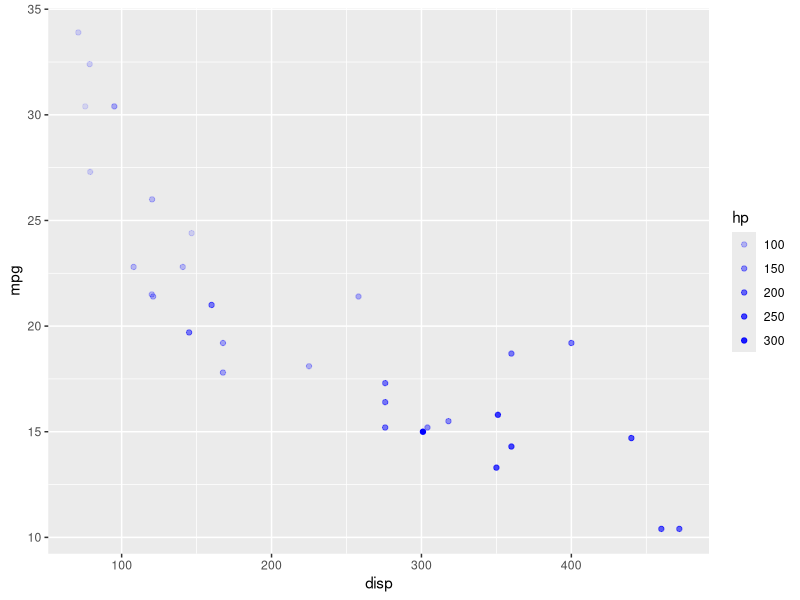
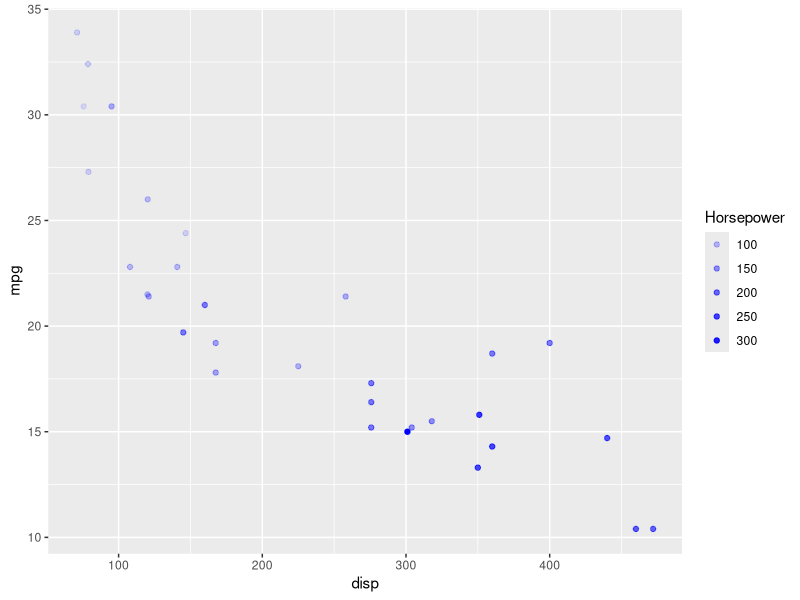
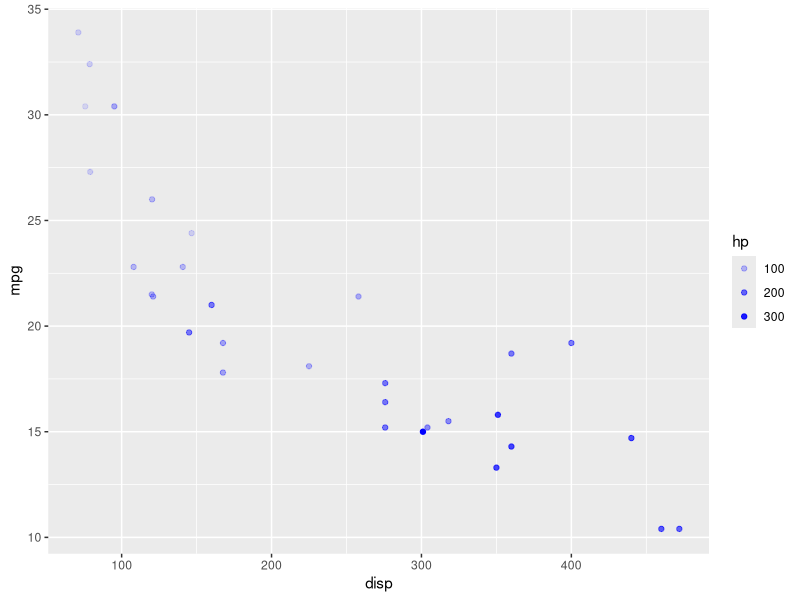
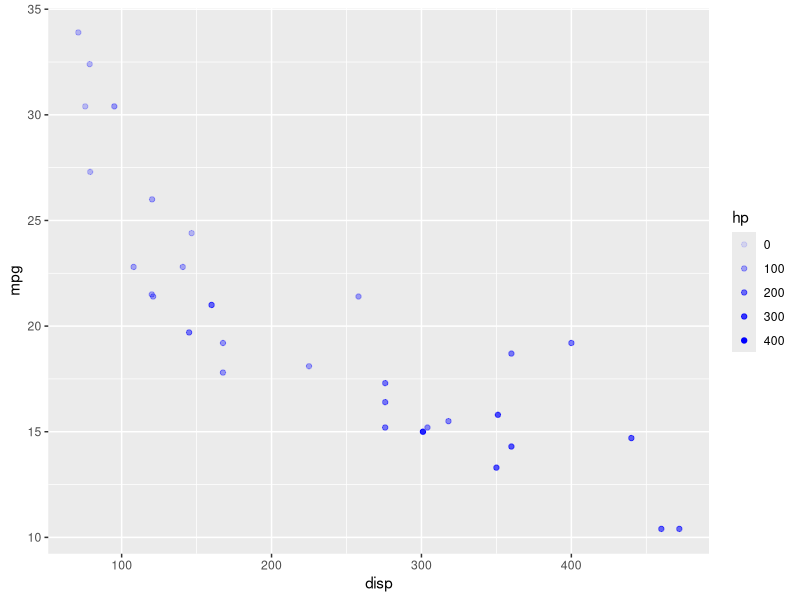
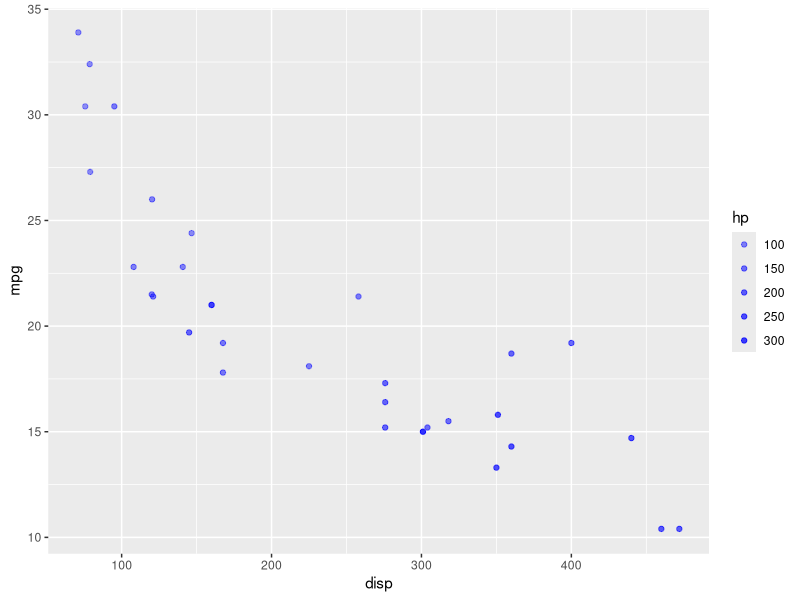
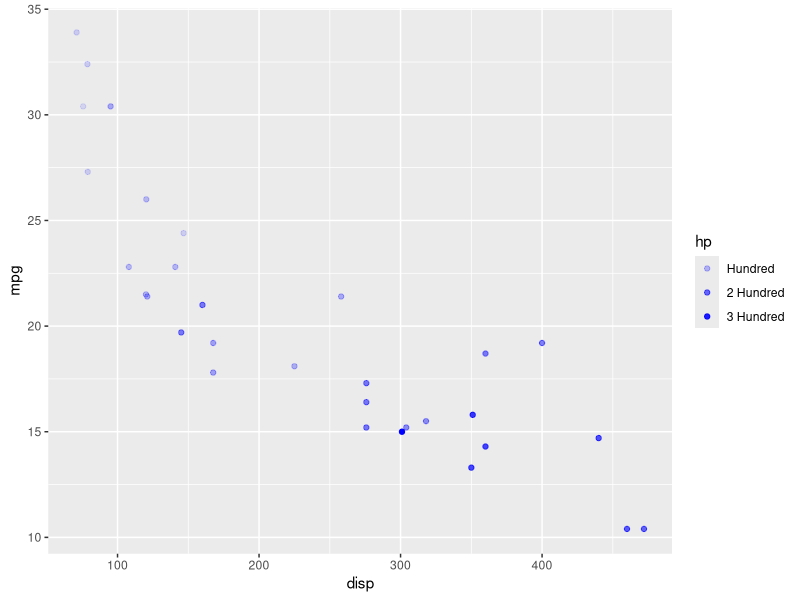
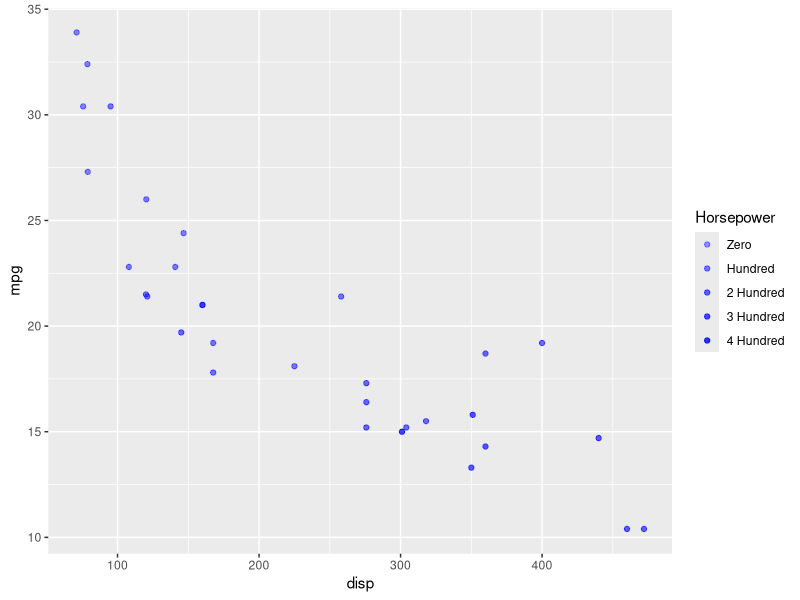
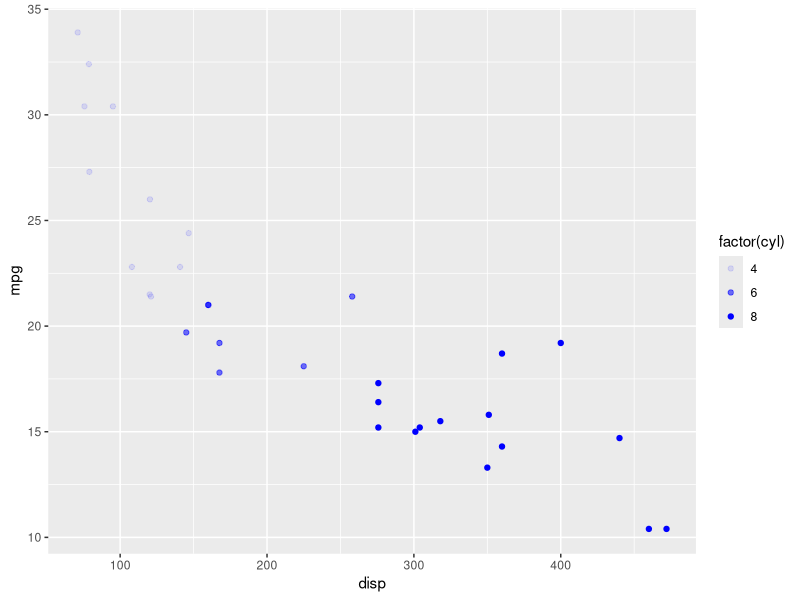

Reproduce these figures in R, in order.
## ---- chunk 1
library(ggplot2)
library(readr)
## ---- chunk 2
ggplot(mtcars) +
  geom_point(aes(disp, mpg, alpha = hp), color = 'blue')
## ---- chunk 3
ggplot(mtcars) +
  geom_point(aes(disp, mpg, alpha = hp), color = 'blue') +
  scale_alpha_continuous("Horsepower")
## ---- chunk 4
ggplot(mtcars) +
  geom_point(aes(disp, mpg, alpha = hp), color = 'blue') +
  scale_alpha_continuous(breaks = c(0, 100, 200, 300, 400))
## ---- chunk 5
ggplot(mtcars) +
  geom_point(aes(disp, mpg, alpha = hp), color = 'blue') +
  scale_alpha_continuous(limits = c(0, 400))
## ---- chunk 6
ggplot(mtcars) +
  geom_point(aes(disp, mpg, alpha = hp), color = 'blue') +
  scale_alpha_continuous(range = c(0.4, 0.8))
## ---- chunk 7
ggplot(mtcars) +
  geom_point(aes(disp, mpg, alpha = hp), color = 'blue') +
  scale_alpha_continuous(breaks = c(0, 100, 200, 300, 400),
    labels = c("Zero", "Hundred", "2 Hundred", 
      "3 Hundred", "4 Hundred"))
## ---- chunk 8
ggplot(mtcars) +
  geom_point(aes(disp, mpg, alpha = hp), color = 'blue') +
  scale_alpha_continuous("Horsepower", breaks = c(0, 100, 200, 300, 400),
    limits = c(0, 400), range = c(0.4, 0.8),
    labels = c("Zero", "Hundred", "2 Hundred", 
      "3 Hundred", "4 Hundred"))
## ---- chunk 9
ggplot(mtcars) +
  geom_point(aes(disp, mpg, alpha = factor(cyl)), color = 'blue')
## ---- chunk 10
ggplot(mtcars) +
  geom_point(aes(disp, mpg, alpha = factor(cyl)), color = 'blue') +
  scale_alpha_discrete(name = "Cylinders")
## ---- chunk 11
ggplot(mtcars) +
  geom_point(aes(disp, mpg, alpha = factor(cyl)), color = 'blue') +
  scale_alpha_discrete(breaks = c("4", "6", "8"))
## ---- chunk 12
ggplot(mtcars) +
  geom_point(aes(disp, mpg, alpha = factor(cyl)), color = 'blue') +
  scale_alpha_discrete(range = c(0.4, 0.8))
## ---- chunk 13
ggplot(mtcars) +
  geom_point(aes(disp, mpg, alpha = factor(cyl)), color = 'blue') +
  scale_alpha_discrete(labels = c("Four", "Six", "Eight"))
## ---- chunk 14
ggplot(mtcars) +
  geom_point(aes(disp, mpg, alpha = factor(cyl)), color = 'blue') +
  scale_alpha_discrete(name = "Cylinders", range = c(0.4, 0.8),
    breaks = c("4", "6", "8"), labels = c("Four", "Six", "Eight"))
